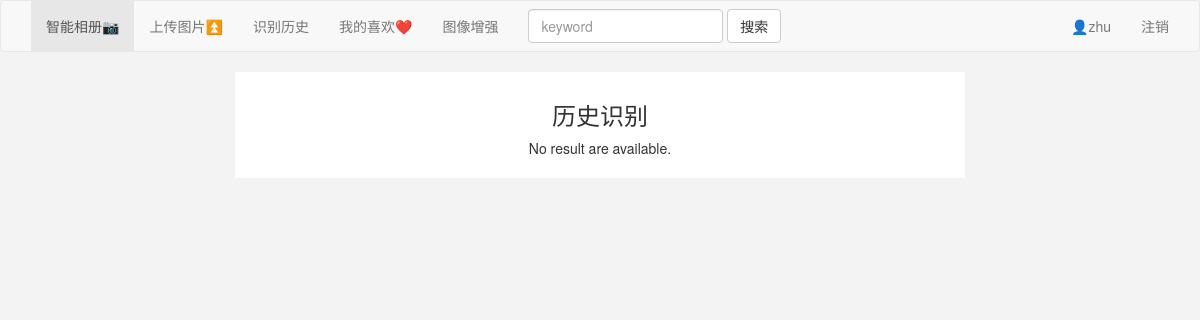
The page /ocr/history/ (signed in) on the database as committed earlier.
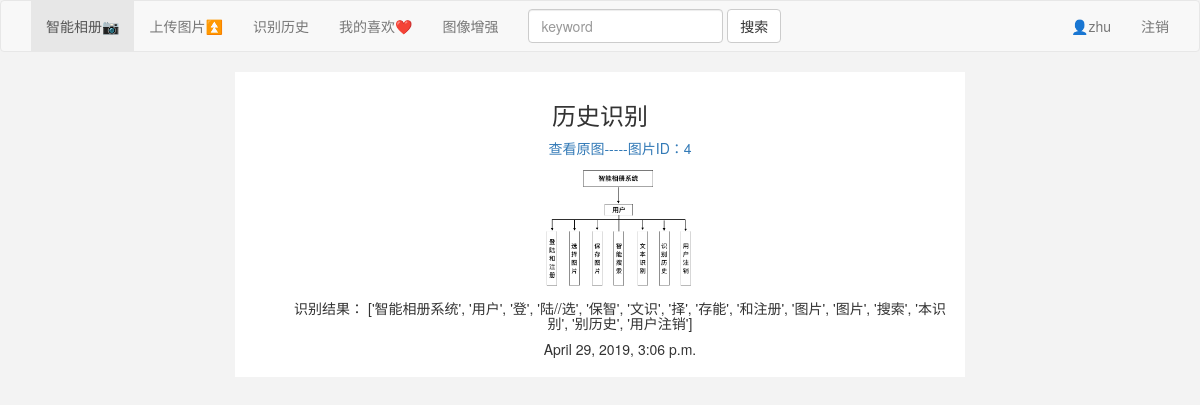
The same page on the database as committed later.
### ocr/models.py (models this page shows)
class Record(models.Model):
    user = models.ForeignKey(User, on_delete=models.CASCADE)
    text_image = models.ForeignKey(Image, on_delete=models.CASCADE)
    record_date = models.DateTimeField(auto_now=True)
    result = models.TextField()

class Image(models.Model):
    user = models.ForeignKey(User, on_delete=models.CASCADE)
    img_path = models.ImageField(upload_to='ocr/image/', blank=True, null=True, max_length=500)
    upload_date = models.DateTimeField(auto_now=True)
    tag = models.TextField()

### ocr/views.py (the view)
# urls.py: path('history/', views.history, name='history'),
@login_required(login_url='login')
def history(request):
    message = {}
    records = Record.objects.filter(user=request.user).order_by('-record_date')[:15]
    message['records'] = records
    return render(request, 'ocr/history.html', message)

### ocr/templates/ocr/history.html (shortened to what this page needs)
{% extends 'ocr/base.html' %}
{% block main %}
{% load static %}
<div class="page-title">
<h3  class="page-title"> 历史识别 </h3>
{% if records %}
    <ul>
    {% for record in records %}
            <a href="/ocr/image/{{ record.text_image.id }}/">
            <p> 查看原图-----图片ID：{{record.text_image.id }} </p>
            </a>
                <img src="/static/media/{{ record.text_image.img_path }}" width="150" />
            <h5>
                识别结果： {{ record.result }}
            </h5>
            <h5> {{ record.record_date }} </h5>
    {% endfor %}
    </ul>
{% else %}
    <p> No result are available. </p>
{% endif %}
</div>
{% endblock %}

### ocr/templates/ocr/base.html (shortened to what this page needs)
<!DOCTYPE html>
<html lang="en">
<head>
    <link rel="stylesheet" href="https://cdn.jsdelivr.net/npm/bootstrap@3.3.7/dist/css/bootstrap.min.css"
>
    {% load static %}
    <link rel="stylesheet" type="text/css" href="{% static 'ocr/css/base.css' %}">
</head>
<body class="body">
    <nav class="navbar navbar-default">
        <div class="container-fluid">
          <div class="collapse navbar-collapse" id="bs-example-navbar-collapse-1">
            <ul class="nav navbar-nav">
                <li class="active">
                    <a href="{% url 'index' %}">
                        智能相册📷
                    </a>
                </li>
                <li><a href="{% url 'upload' %}">上传图片⏫</a></li>
                <li><a href="{% url 'history' %}">识别历史</a></li>
                <li><a href="{% url 'favorite' %}">我的喜欢❤️</a></li>
                <li><a href="">图像增强</a></li>
            </ul>
            <form class='navbar-form navbar-left' action="{% url 'search' %}", method="POST" enctype="multipart/form-data">
              <div class="form-group">
                  <input type="text" class="form-control" placeholder="keyword" name="keyword">
              </div>
              <button type="submit" class="btn btn-default">搜索</button>
            </form>
            <ul class="nav navbar-nav navbar-right">
                {% if user.is_authenticated %}
                    <li><a href="#">👤{{ user.username }}</a></li>
                    <li><a href="{% url 'logout' %}"> 注销 </a></li>
                {% else %}
                    <li><a href="{% url 'login' %}">登录</a></li>
                    <li><a href="{% url 'register' %}">注册</a> </li>
                {% endif %}
            </ul>
          </div>
        </div>
    </nav>
    <div class="main">
    {% block main %}
    {% endblock %}
    </div>
</body>
</html>

### ocr/static/ocr/css/base.css (style rules this page uses)
.body { background: #f3f3f3; }
.main { background: #fff; width: 730px; margin: 0 auto; overflow: hidden; padding: 10px; }
.page-title { text-align: center; }

Rows that differ between the two databases and show on the page:
added Record: text_image.id "4", text_image.img_path (picture), result "['智能相册系统', '用户', '登', '陆//选', '保智', '文识', '择', '存能', '和注册', '图片', '图片', '搜索', '本识别', '别历史', '用户注销']", record_date "April 29, 2019, 3:06 p.m."
Other text that changed with them:
text no longer shown: "No result are available."
